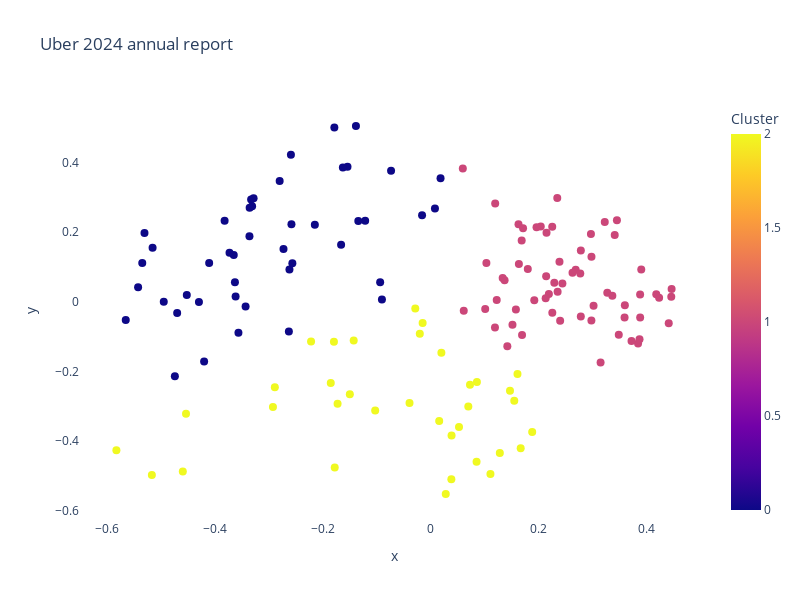

Notebook source saved alongside this figure:
### Code cell
import plotly.express as px
import textwrap


def wrap_text(text, width=50):
    """Inserts <br> tags into text for Plotly line wrapping."""
    wrapped_lines = textwrap.wrap(text, width=width)
    return '<br>'.join(wrapped_lines)

# Create a DataFrame for the data
cluster_df = pd.DataFrame({
    'x': embeddings_2d[:, 0],
    'y': embeddings_2d[:, 1],
    'label': cluster_labels,
    'sentence': text_doc['content']
})

# Create an interactive scatter plot using plotly
fig = px.scatter(
    cluster_df,
    x='x', y='y',
    color='label',
    hover_name='sentence',
    title='Uber 2024 annual report',
    labels={'label': 'Cluster'},
    width=800,  # Adjust the width as desired
    height=600,  # Adjust the height as desired
)

fig.update_traces(
    marker=dict(size=8)  # Adjust the size value as needed
)

# Set the background color to black
fig.update_layout(
    plot_bgcolor='white',
)

fig.show()

### Figure 1 — Plotly figure (JSON) as saved in the notebook; plotly's stock layout.template omitted (floating-point values rounded to 4 significant figures; data arrays with more than 128 entries replaced by an {"elided": "..."} marker saying what was removed)
{"data": [{"hovertemplate": "<b>%{hovertext}</b><br><br>x=%{x}<br>y=%{y}<br>Cluster=%{marker.color}<extra></extra>", "hovertext": {"elided": "142 str values"}, "legendgroup": "", "marker": {"color": {"elided": "142 int values"}, "coloraxis": "coloraxis", "size": 8, "symbol": "circle"}, "mode": "markers", "name": "", "orientation": "v", "showlegend": false, "type": "scatter", "x": {"elided": "142 float values"}, "xaxis": "x", "y": {"elided": "142 float values"}, "yaxis": "y"}], "layout": {"coloraxis": {"colorbar": {"title": {"text": "Cluster"}}, "colorscale": [[0, "#0d0887"], [0.1111, "#46039f"], [0.2222, "#7201a8"], [0.3333, "#9c179e"], [0.4444, "#bd3786"], [0.5556, "#d8576b"], [0.6667, "#ed7953"], [0.7778, "#fb9f3a"], [0.8889, "#fdca26"], [1, "#f0f921"]]}, "height": 600, "legend": {"tracegroupgap": 0}, "plot_bgcolor": "white", "title": {"text": "Uber 2024 annual report"}, "width": 800, "xaxis": {"anchor": "y", "domain": [0, 1], "title": {"text": "x"}}, "yaxis": {"anchor": "x", "domain": [0, 1], "title": {"text": "y"}}}}
